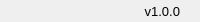
              <widget class="QFrame" name="bottomBar">
               <property name="minimumSize">
                <size>
                 <width>0</width>
                 <height>22</height>
                </size>
               </property>
               <property name="maximumSize">
                <size>
                 <width>16777215</width>
                 <height>22</height>
                </size>
               </property>
               <property name="frameShape">
                <enum>QFrame::NoFrame</enum>
               </property>
               <property name="frameShadow">
                <enum>QFrame::Raised</enum>
               </property>
               <layout class="QHBoxLayout" name="horizontalLayout_5">
                <property name="spacing">
                 <number>0</number>
                </property>
                <property name="leftMargin">
                 <number>0</number>
                </property>
                <property name="topMargin">
                 <number>0</number>
                </property>
                <property name="rightMargin">
                 <number>0</number>
                </property>
                <property name="bottomMargin">
                 <number>0</number>
                </property>
                <item>
                 <widget class="QLabel" name="creditsLabel">
                  <property name="maximumSize">
                   <size>
                    <width>16777215</width>
                    <height>16</height>
                   </size>
                  </property>
                  <property name="font">
                   <font>
                    <family>Microsoft YaHei UI</family>
                    <pointsize>10</pointsize>
                    <italic>false</italic>
                    <bold>false</bold>
                   </font>
                  </property>
                  <property name="styleSheet">
                   <string notr="true">font: 10pt &quot;Microsoft YaHei UI&quot;;</string>
                  </property>
                  <property name="text">
                   <string/>
                  </property>
                  <property name="alignment">
                   <set>Qt::AlignLeading|Qt::AlignLeft|Qt::AlignVCenter</set>
                  </property>
                 </widget>
                </item>
                <item>
                 <widget class="QLabel" name="version">
                  <property name="font">
                   <font>
                    <family>Microsoft YaHei UI</family>
                    <pointsize>10</pointsize>
                    <italic>false</italic>
                    <bold>false</bold>
                   </font>
                  </property>
                  <property name="styleSheet">
                   <string notr="true">font: 10pt &quot;Microsoft YaHei UI&quot;;</string>
                  </property>
                  <property name="text">
                   <string>v1.0.0</string>
                  </property>
                  <property name="alignment">
                   <set>Qt::AlignRight|Qt::AlignTrailing|Qt::AlignVCenter</set>
                  </property>
                 </widget>
                </item>
                <item>
                 <widget class="QFrame" name="frame_size_grip">
                  <property name="minimumSize">
                   <size>
                    <width>20</width>
                    <height>0</height>
                   </size>
                  </property>
                  <property name="maximumSize">
                   <size>
                    <width>20</width>
                    <height>16777215</height>
                   </size>
                  </property>
                  <property name="frameShape">
                   <enum>QFrame::NoFrame</enum>
                  </property>
                  <property name="frameShadow">
                   <enum>QFrame::Raised</enum>
                  </property>
                 </widget>
                </item>
               </layout>
              </widget>
